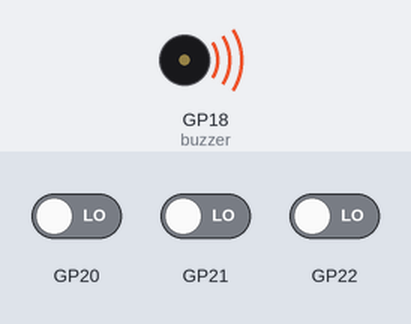
Bench run of a program on a simulated Raspberry Pi Pico running MicroPython. On the bench: buzzer (waves = sounding). The inputs (shaded band) are chosen by the test bench; at power-on: GP20 LOW, GP21 LOW, GP22 LOW.

Above: at 1.2 s.
1.3 s: GP20 driven HIGH and GP21 driven HIGH and GP22 driven HIGH
At 1.7 s:
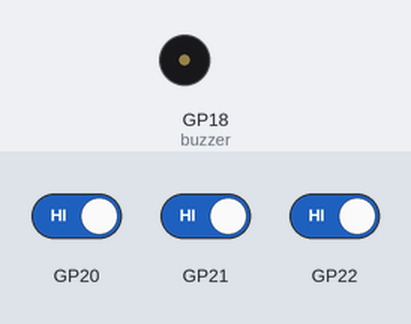
2.8 s: GP20 driven LOW
At 4.0 s:
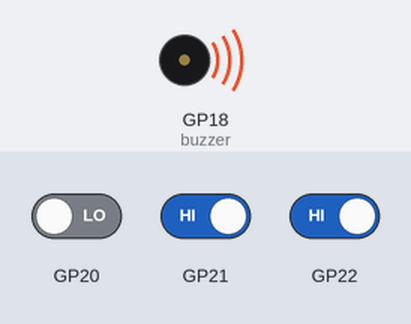
4.3 s: GP20 driven HIGH
At 5.2 s:
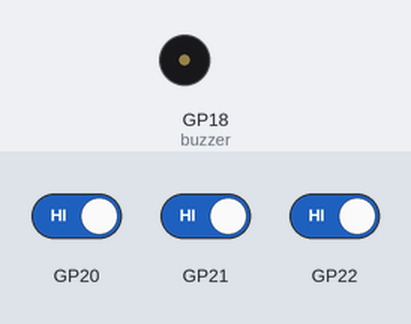
Timing chart, 0 to 7.3 s (numbered marks = the images above; inputs shaded):
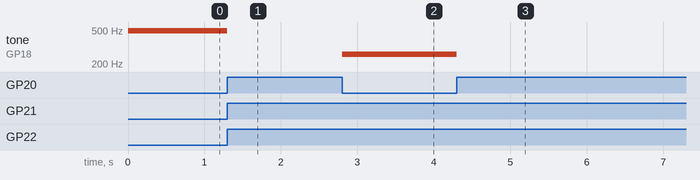

Measured:
- after the input at 1.3 s, tone on GP18 (buzzer): 493 Hz → silent at once
- after the input at 2.8 s, tone on GP18 (buzzer): silent → 261 Hz at once
- after the input at 4.3 s, tone on GP18 (buzzer): 261 Hz → silent at once

The program:

Seventone.pico.py
```python
#seven tone with the 3 buttons of maker board
from machine import Pin,PWM

#buzzer/pins are picked for maker pi pico board
pins=[20,21,22]
buzzer = PWM(Pin(18))

def tone( frequency):
    buzzer.freq(int(frequency))
    buzzer.duty_u16(30000)
def tone_stop():
    buzzer.duty_u16(0)

#formula for frequencies: frequency=440×2^(n/12)
#with the built in 3 buttons we can play 7 distinct tones (2^3-1)
tones=[261.63,293.66,329.63,349.23,392,440,493.88]
# C,D,E,F, G,A,B
while True:
    pressed=[0,0,0]
    pinptr=0
    for pinptr in range(len(pins)):
        pin=pins[pinptr]
        button = Pin(pin, Pin.IN, Pin.PULL_DOWN)
        state = button.value()  # 1 = HIGH, 0 = LOW
        if state==0:
            pressed[pinptr]=1
    if pressed==[0,0,0]:
        tone_stop()
        continue
    freqptr=pressed[0]+2*pressed[1]+4*pressed[2]-1
    tone(tones[freqptr])
```
